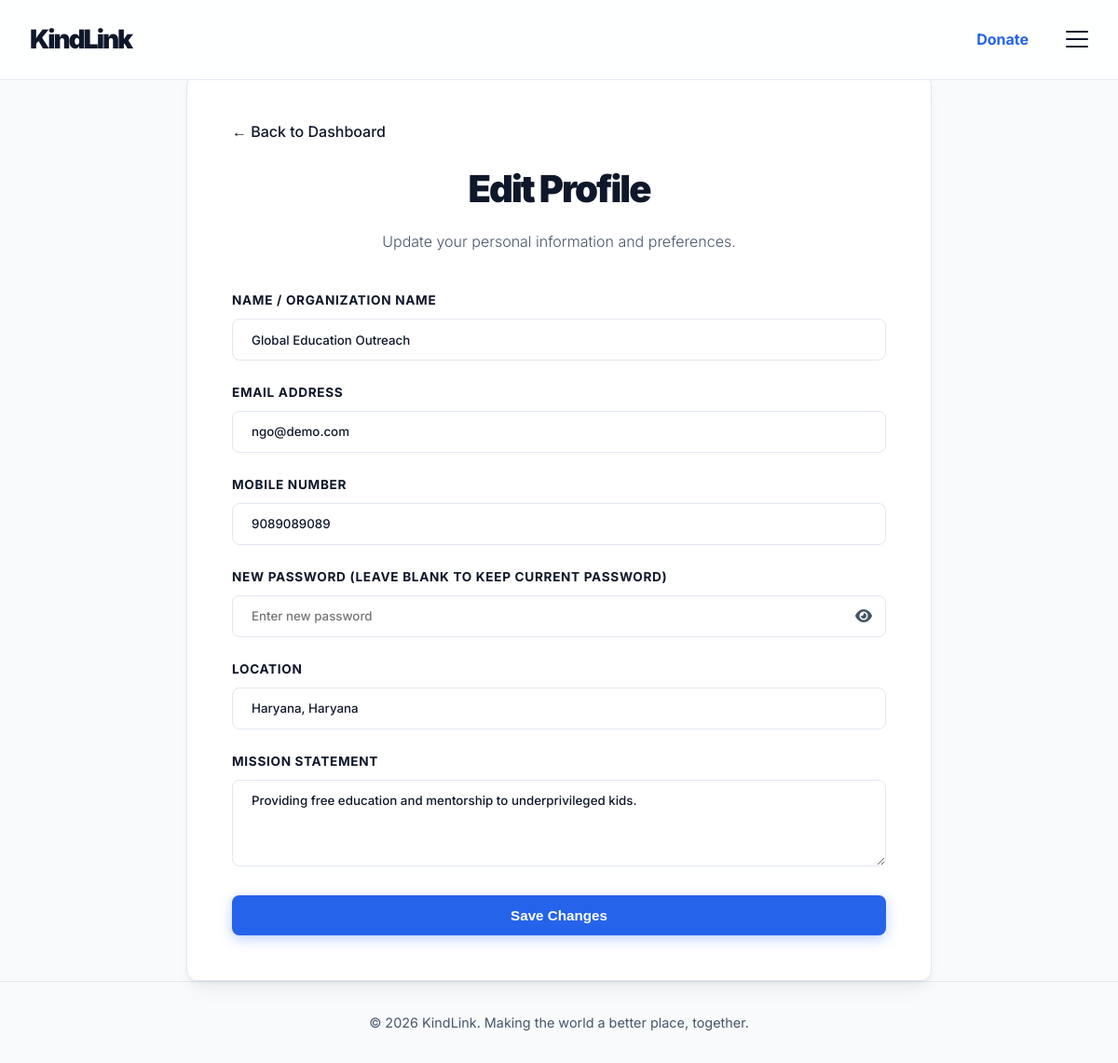
Screenshot of /edit_profile (signed in) with the database file from the repository.
### app.py (models this page shows)
class User(db.Model):
    id = db.Column(db.Integer, primary_key=True)
    role = db.Column(db.String(20), nullable=False) # 'volunteer' or 'ngo'
    name = db.Column(db.String(100), nullable=False)
    email = db.Column(db.String(120), unique=True, nullable=False)
    password = db.Column(db.String(200), nullable=False)
    mobile = db.Column(db.String(20), default='')
    hours_logged = db.Column(db.Integer, default=0)
    badges = db.Column(db.String(200), default='') # comma separated
    location = db.Column(db.String(100), default='Local')
    skills = db.Column(db.String(255), default='') # comma separated
    interests = db.Column(db.String(255), default='')
    availability = db.Column(db.String(100), default='')
    is_available_now = db.Column(db.Boolean, default=False)
    mission = db.Column(db.Text, default='')

### app.py (the view, shortened to what this page needs)
@app.route('/edit_profile', methods=['GET', 'POST'])
def edit_profile():
    if 'user_id' not in session: return redirect(url_for('login'))
    user = User.query.get(session['user_id'])
    return render_template('edit_profile.html', user=user)

### templates/edit_profile.html (shortened to what this page needs)
{% extends 'base.html' %}
{% block content %}
<div class="auth-wrapper container">
    <div class="glass-container auth-form-container login-container" style="max-width: 800px;">
        <div style="margin-bottom: 1rem;">
            <a href="{{ url_for('volunteer_dashboard' if user.role == 'volunteer' else 'ngo_dashboard') }}" style="text-decoration: none; color: var(--primary); font-weight: 500;">&larr; Back to Dashboard</a>
        </div>
        <h2>Edit Profile</h2>
        <p class="subtitle">Update your personal information and preferences.</p>
        <form method="POST" action="{{ url_for('edit_profile') }}">
            <div class="form-group">
                <label for="name">Name / Organization Name</label>
                <input type="text" id="name" name="name" class="form-control" value="{{ user.name }}" required>
            </div>
            <div class="form-group">
                <label for="email">Email Address</label>
                <input type="email" id="email" name="email" class="form-control" value="{{ user.email }}" required>
            </div>
            <div class="form-group">
                <label for="mobile">Mobile Number</label>
                <input type="tel" id="mobile" name="mobile" class="form-control" value="{{ user.mobile }}" placeholder="e.g. +1 234 567 8900" required>
            </div>
            <div class="form-group">
                <label for="password">New Password (leave blank to keep current password)</label>
                <div class="password-wrapper">
                    <input type="password" id="password" name="password" class="form-control" placeholder="Enter new password">
                    <i class="fa-solid fa-eye password-toggle" onclick="toggleVisibility('password', this)"></i>
                </div>
            </div>
            <div class="form-group">
                <label for="location">Location</label>
                <input type="text" id="location" name="location" class="form-control" value="{{ user.location }}" required>
            </div>
            {% if user.role == 'ngo' %}
            <div class="form-group">
                <label for="mission">Mission Statement</label>
                <textarea id="mission" name="mission" class="form-control" rows="4">{{ user.mission }}</textarea>
            </div>
            {% endif %}
            <button type="submit" class="btn btn-primary btn-block">Save Changes</button>
        </form>
    </div>
</div>
{% endblock %}

### static/css/style.css (style rules this page uses)
:root { --bg-light: #f8fafc; --surface-light: #ffffff; --text-primary: #0f172a; --text-secondary: #475569; --brand-primary: #0f172a; --brand-accent: #2563eb; --brand-accent-soft: rgba(37, 99, 235, 0.08); --border-color: #e2e8f0; --premium-shadow: 0 4px 6px -1px rgba(0, 0, 0, 0.03), 0 10px 15px -3px rgba(0, 0, 0, 0.05), 0 20px 25px -5px rgba(0, 0, 0, 0.02); --error: #ef4444; --success: #10b981; }
* { box-sizing: border-box; margin: 0; padding: 0; }
body { font-family: 'Inter', sans-serif; background-color: var(--bg-light); color: var(--text-primary); line-height: 1.6; overflow-x: hidden; min-height: 100vh; display: flex; flex-direction: column; padding-top: 80px; word-wrap: break-word; overflow-wrap: break-word; }
html { overflow-x: hidden; }
a { color: var(--brand-accent); text-decoration: none; transition: all 0.2s cubic-bezier(0.4, 0, 0.2, 1); font-weight: 600; }
.container { max-width: 1400px; margin: 0 auto; padding: 0 2rem; }
.password-wrapper { position: relative; display: flex; align-items: center; }
.password-wrapper .form-control { padding-right: 45px; }
.password-toggle { position: absolute; right: 15px; cursor: pointer; color: var(--text-secondary); transition: color 0.2s; user-select: none; z-index: 10; }
.btn { display: inline-flex; align-items: center; justify-content: center; padding: 0.75rem 1.5rem; border-radius: 8px; font-weight: 700; text-align: center; cursor: pointer; transition: all 0.3s cubic-bezier(0.4, 0, 0.2, 1); border: 1px solid transparent; font-size: 0.95rem; gap: 0.75rem; }
.btn-primary { background-color: var(--brand-accent); color: white; box-shadow: 0 4px 14px 0 rgba(37, 99, 235, 0.3); }
.btn-block { display: block; width: 100%; }
.glass-card, .glass-container { background: #ffffff; border: 1px solid var(--border-color); border-radius: 12px; padding: 2.5rem; transition: all 0.3s cubic-bezier(0.4, 0, 0.2, 1); box-shadow: var(--premium-shadow); }
.glass-container.auth-form-container { padding: 3rem; width: 70vw; max-width: 100%; }
.auth-wrapper { display: flex; align-items: center; justify-content: center; min-height: 75vh; }
.auth-form-container h2 { font-size: 2.5rem; font-weight: 900; letter-spacing: -2px; margin-bottom: 0.75rem; text-align: center; color: var(--text-primary); }
.subtitle { text-align: center; color: var(--text-secondary); margin-bottom: 2.5rem; font-weight: 300; }
.form-group { margin-bottom: 1.5rem; }
label { display: block; margin-bottom: 0.5rem; font-weight: 700; color: var(--text-primary); font-size: 0.85rem; text-transform: uppercase; letter-spacing: 0.05em; }
.form-control { width: 100%; padding: 0.85rem 1.25rem; border-radius: 8px; background-color: #ffffff; border: 1px solid var(--border-color); color: var(--text-primary); font-family: inherit; font-weight: 500; transition: all 0.2s cubic-bezier(0.4, 0, 0.2, 1); }

### rows the page displays
User: name "Global Education Outreach", email "ngo@demo.com", mobile "9089089089", location "Haryana, Haryana", mission "Providing free education and mentorship to underprivileged kids."
